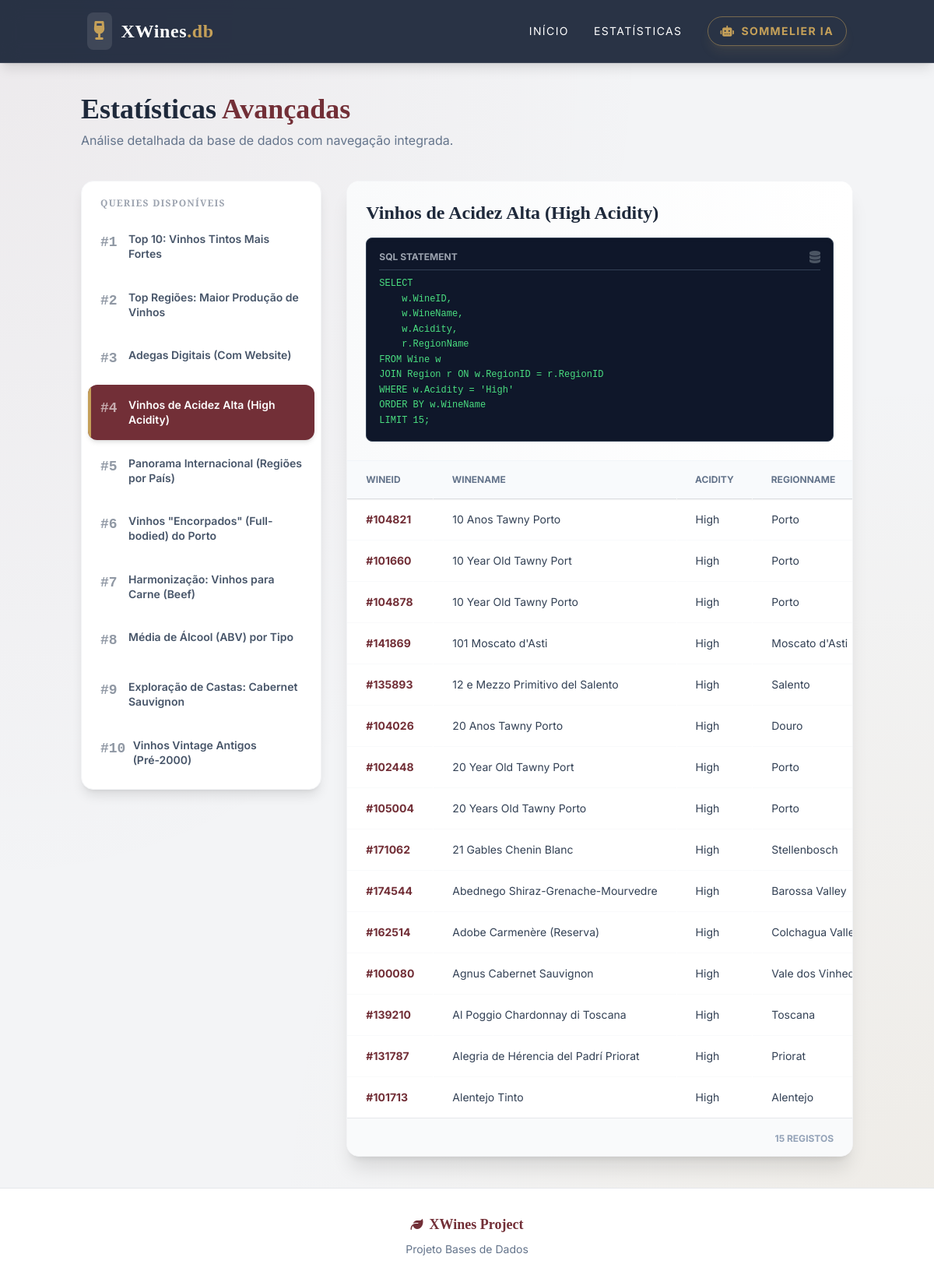
Screenshot of /queries/4 with the database file from the repository.
### tables this page shows
CREATE TABLE Wine (
        WineID INTEGER PRIMARY KEY,
        WineName TEXT,
        Type TEXT,
        Elaborate TEXT,
        Body TEXT,
        Acidity TEXT,
        ABV REAL,
        WineryID INTEGER,
        RegionID INTEGER,
        FOREIGN KEY (WineryID) REFERENCES Winery(WineryID),
        FOREIGN KEY (RegionID) REFERENCES Region(RegionID)
    );

CREATE TABLE Region (
        RegionID INTEGER PRIMARY KEY,
        RegionName TEXT,
        Code TEXT,
        FOREIGN KEY (Code) REFERENCES Countries(Code)
    );

### app.py (the view)
@app.route('/queries/')
@app.route('/queries/<query_id>')
def queries(query_id=None):
    results = None
    active_query = None
    if query_id and query_id in QUERIES:
        db = get_db()
        cur = db.execute(QUERIES[query_id]['sql'])
        results = cur.fetchall()
        active_query = QUERIES[query_id]
    return render_template('queries.html', queries=QUERIES, active_id=query_id, active_query=active_query, results=results)

### db.py (called while the page is built)
def get_db():
    db = getattr(g, '_database', None)
    if db is None:
        if not os.path.exists(DATABASE):
            alt_path = os.path.join('app', DATABASE)
            if os.path.exists(alt_path):
                db_path = alt_path
            else:
                db_path = DATABASE
        else:
            db_path = DATABASE
        db = g._database = sqlite3.connect(db_path)
        db.row_factory = sqlite3.Row
    return db

def close_connection(exception):
    db = getattr(g, '_database', None)
    if db is not None:
        db.close()

### templates/queries.html (shortened to what this page needs)
{% extends 'base.html' %}
{% block content %}
<div class="max-w-7xl mx-auto">
    <div class="mb-10 text-center md:text-left flex flex-col md:flex-row justify-between items-center gap-4">
        <div>
            <h1 class="text-4xl font-bold text-slate-800 font-serif mb-2">Estatísticas <span class="text-wine">Avançadas</span></h1>
            <p class="text-slate-500">Análise detalhada da base de dados com navegação integrada.</p>
        </div>
    </div>
    <div class="grid grid-cols-1 lg:grid-cols-12 gap-8 items-start">
        <div class="lg:col-span-4 space-y-2 sticky top-28">
            <div class="bg-white rounded-2xl shadow-lg border border-gray-100 p-2">
                <h3 class="px-4 py-3 text-xs font-bold text-gray-400 uppercase tracking-widest">Queries Disponíveis</h3>
                {% for q_id, q_info in queries.items() %}
                <a href="/queries/{{ q_id }}"
                   class="block p-4 rounded-xl transition duration-200 mb-1 group relative overflow-hidden {{ 'bg-wine text-white shadow-md' if active_id == q_id else 'hover:bg-slate-50 text-slate-600' }}">
                    {% if active_id == q_id %}
                        <div class="absolute left-0 top-0 bottom-0 w-1 bg-gold"></div>
                    {% endif %}
                    <div class="flex items-start gap-3 relative z-10">
                        <span class="font-mono font-bold text-lg opacity-60 min-w-[24px]">#{{ q_id }}</span>
                        <span class="font-semibold leading-snug text-sm">{{ q_info.title }}</span>
                    </div>
                </a>
                {% endfor %}
            </div>
        </div>
        <div class="lg:col-span-8 min-h-[500px]">
            {% if active_query %}
                <div class="bg-white rounded-2xl shadow-xl border border-gray-100 overflow-hidden animate-fade-in">
                    <div class="p-6 border-b border-slate-100 bg-gradient-to-r from-gray-50 to-white">
                        <h2 class="text-2xl font-serif font-bold text-slate-800 mb-4">{{ active_query.title }}</h2>
                        <div class="bg-slate-900 rounded-lg p-4 shadow-inner overflow-x-auto border border-slate-700">
                            <div class="flex justify-between items-center mb-2 border-b border-slate-700 pb-2">
                                <span class="text-xs font-bold text-gray-400 uppercase">SQL Statement</span>
                                <i class="fas fa-database text-gray-600"></i>
                            </div>
                            <pre class="text-green-400 font-mono text-xs leading-relaxed whitespace-pre-wrap">{{ active_query.sql }}</pre>
                        </div>
                    </div>
                    {% if results %}
                    <div class="overflow-x-auto">
                        <table class="w-full text-sm text-left border-collapse">
                            <thead class="bg-slate-50 text-slate-500 font-bold border-b border-gray-200 uppercase text-xs sticky top-0 shadow-sm">
                                <tr>
                                    {% for key in results[0].keys() %}
                                    <th class="px-6 py-4 whitespace-nowrap bg-slate-50">{{ key }}</th>
                                    {% endfor %}
                                </tr>
                            </thead>
                            <tbody class="divide-y divide-gray-50">
                                {% for row in results %}
                                    {% set row_link = None %}
                                    {% if 'WineID' in row.keys() %}
                                        {% set row_link = '/Wine/' ~ row['WineID'] ~ '/' %}
                                    {% elif 'WineryID' in row.keys() %}
                                        {% set row_link = '/Winery/' ~ row['WineryID'] ~ '/' %}
                                    {% elif 'RegionID' in row.keys() %}
                                        {% set row_link = '/Region/' ~ row['RegionID'] ~ '/' %}
                                    {% elif 'Code' in row.keys() %}
                                        {% set row_link = '/Countries/' ~ row['Code'] ~ '/' %}
                                    {% endif %}
                                <tr class="transition-colors group {{ 'hover:bg-pink-50 cursor-pointer' if row_link else 'hover:bg-slate-50' }}"
                                    {% if row_link %}onclick="window.location='{{ row_link }}'"{% endif %}>
                                    {% for key in row.keys() %}
                                    <td class="px-6 py-4 text-slate-700 whitespace-nowrap border-r border-transparent group-hover:border-gray-100 last:border-0">
                                        {% if key in ['WineID', 'WineryID', 'RegionID', 'Code'] %}
                                            <span class="font-bold text-wine">#{{ row[key] }}</span>
                                        {% else %}
                                            {{ row[key] }}
                                        {% endif %}
                                    </td>
                                    {% endfor %}
                                </tr>
                                {% endfor %}
                            </tbody>
                        </table>
                    </div>
                    <div class="bg-gray-50 px-6 py-3 border-t border-gray-200 text-right">
                        <span class="text-xs font-bold text-slate-400 uppercase">{{ results|length }} Registos</span>
                    </div>
                    {% else %}
                        <div class="p-16 text-center text-slate-400 flex flex-col items-center justify-center">
                            <i class="fas fa-search text-3xl text-gray-300 mb-4"></i>
                            <h3 class="text-lg font-medium text-slate-600">Sem resultados</h3>
                        </div>
                    {% endif %}
                </div>
            {% endif %}
        </div>
    </div>
</div>
{% endblock %}

### static/style.css (style rules this page uses)
:root { --color-wine: #722F37; --color-wine-dark: #4a1a21; --color-gold: #c5a059; }
body { font-family: 'Inter', sans-serif; background-color: #f3f4f6; background-image: radial-gradient(at 0% 0%, rgba(114, 47, 55, 0.05) 0px, transparent 50%), radial-gradient(at 100% 100%, rgba(197, 160, 89, 0.1) 0px, transparent 50%); background-attachment: fixed; color: #1f2937; }
h1, h2, h3, .font-serif { font-family: 'Playfair Display', serif; }
.animate-fade-in { animation: fadeInUp 0.5s ease-out forwards; }

### rows the page displays
Wine: WineID "104821", WineName "10 Anos Tawny Porto" "High" "Porto"
Wine: WineID "101660", WineName "10 Year Old Tawny Port" "High" "Porto"
Wine: WineID "104878", WineName "10 Year Old Tawny Porto" "High" "Porto"
Wine: WineID "141869", WineName "101 Moscato d'Asti" "High" "Moscato d'Asti"
Wine: WineID "135893", WineName "12 e Mezzo Primitivo del Salento" "High" "Salento"
Wine: WineID "104026", WineName "20 Anos Tawny Porto" "High" "Douro"
Wine: WineID "102448", WineName "20 Year Old Tawny Port" "High" "Porto"
Wine: WineID "105004", WineName "20 Years Old Tawny Porto" "High" "Porto"
Wine: WineID "171062", WineName "21 Gables Chenin Blanc" "High" "Stellenbosch"
Wine: WineID "174544", WineName "Abednego Shiraz-Grenache-Mourvedre" "High" "Barossa Valley"
Wine: WineID "162514", WineName "Adobe Carmenère (Reserva)" "High" "Colchagua…"
Wine: WineID "100080", WineName "Agnus Cabernet Sauvignon" "High" "Vale dos…"
Wine: WineID "139210", WineName "Al Poggio Chardonnay di Toscana" "High" "Toscana"
Wine: WineID "131787", WineName "Alegria de Hérencia del Padrí Priorat" "High" "Priorat"
Wine: WineID "101713", WineName "Alentejo Tinto" "High" "Alentejo"

### other values shown
{{ q_id }} "1" "2" "3" "4" "5" "6" "7" "8" "9" "10"
{{ q_info.title }} "Top 10: Vinhos Tintos Mais Fortes" "Top Regiões: Maior Produção de Vinhos" "Adegas Digitais (Com Website)" "Vinhos de Acidez Alta (High Acidity)" "Panorama Internacional (Regiões por País)" "Vinhos \"Encorpados\" (Full-bodied) do Porto" "Harmonização: Vinhos para Carne (Beef)" "Média de Álcool (ABV) por Tipo" "Exploração de Castas: Cabernet Sauvignon" "Vinhos Vintage Antigos (Pré-2000)"
{{ active_query.title }} "Vinhos de Acidez Alta (High Acidity)"
{{ active_query.sql }} "SELECT w.WineID, w.WineName, w.Acidity, r.RegionName FROM Wine w JOIN Region r ON w.RegionID = r.RegionID WHERE w.Acidity = 'High' ORDER BY w.WineName LIMIT 15;"
{{ key }} "WINEID" "WINENAME" "ACIDITY" "REGIONNAME"
{{ results|length }} "15"
